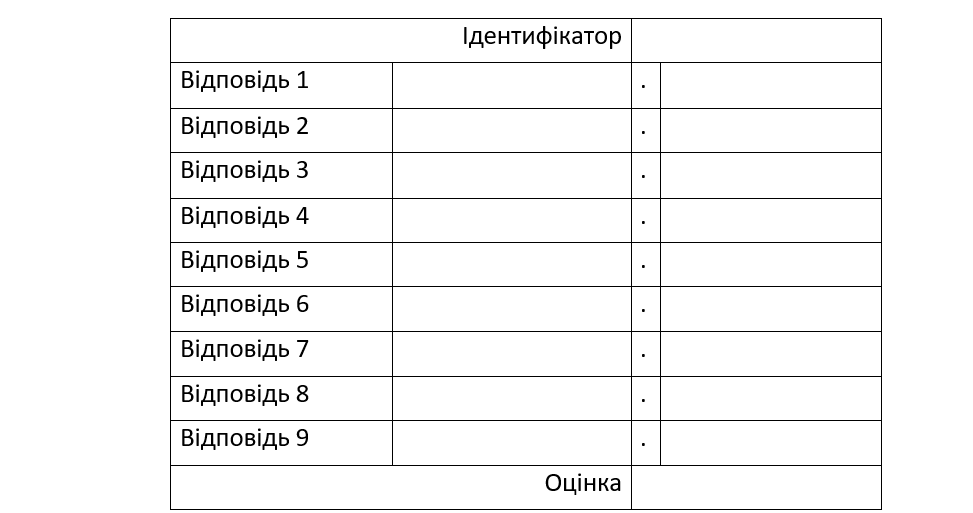
#> input picture Images/BlankTemplate4.png, 973 x 513 px
$ python RegionSelector.py
#> lines starting #> are read from the running program, lines starting #| are printed output that depends on the picture
import cv2
import random

path = 'Images/BlankTemplate4.png'
scale = 0.5
circles = []
counter = 0
counter2 = 0
point1=[]
point2=[]
myPoints = []
myColor=[]
def mousePoints(event,x,y,flags,params):
    global counter,point1,point2,counter2,circles,myColor
    if event == cv2.EVENT_LBUTTONDOWN:
        if counter==0:
            point1=int(x//scale),int(y//scale);
            counter +=1
            myColor = (random.randint(0,2)*200,random.randint(0,2)*200,random.randint(0,2)*200 )
        elif counter ==1:
            point2=int(x//scale),int(y//scale)
            type = input('Enter Type')
            name = input ('Enter Name ')
            myPoints.append([point1,point2,type,name])
            counter=0
        circles.append([x,y,myColor])
        counter2 += 1

img = cv2.imread(path)
#> img is the input picture: shape (513, 973, 3); min 0, max 255, mean 245.6
img = cv2.resize(img, (0, 0), None, scale, scale)
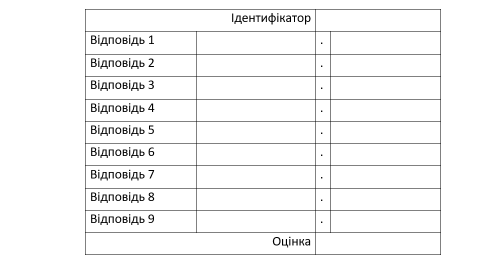
#> img: shape (256, 486, 3); min 0, max 255, mean 245.6

while True:
    # To Display points
    for x,y,color in circles:
        cv2.circle(img,(x,y),3,color,cv2.FILLED)
    cv2.imshow("Original Image ", img)
    cv2.setMouseCallback("Original Image ", mousePoints)
    if cv2.waitKey(1) & 0xFF == ord('s'):
#> (key Esc is pressed here)
        print(myPoints)
        break

$ run again, with Images/BlankTemplate2.png copied over Images/BlankTemplate4.png
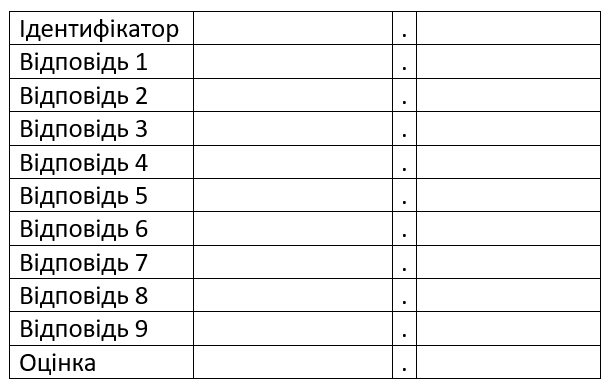
#> input picture Images/BlankTemplate2.png, 613 x 389 px
#> img is the input picture: shape (389, 613, 3); min 0, max 255, mean 237.3
#> `img = cv2.resize(img, (0, 0), None, scale, scale)`:
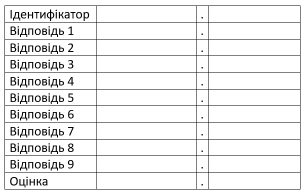
#> img: shape (194, 306, 3); min 0, max 255, mean 237.3

$ run again, with Images/BlankTemplate.png copied over Images/BlankTemplate4.png
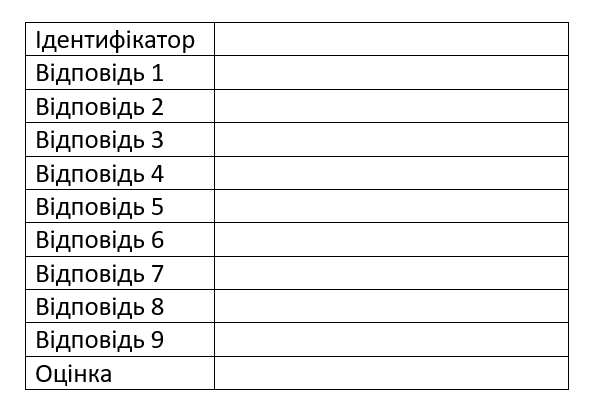
#> input picture Images/BlankTemplate.png, 591 x 408 px
#> img is the input picture: shape (408, 591, 3); min 0, max 255, mean 238.9
#> `img = cv2.resize(img, (0, 0), None, scale, scale)`:
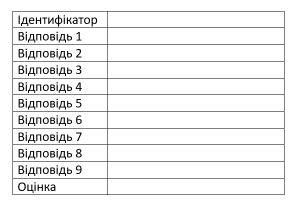
#> img: shape (204, 296, 3); min 0, max 255, mean 239
